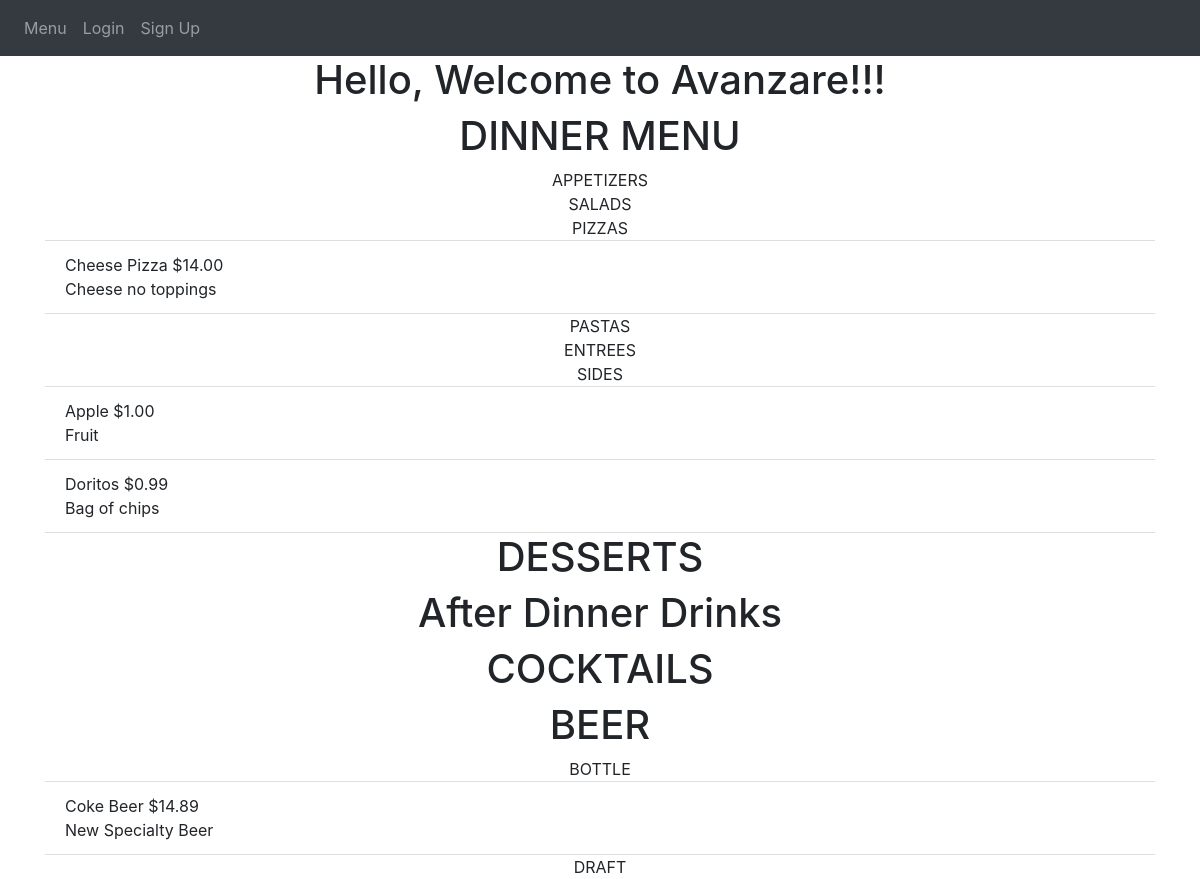
Page /start_page on the earlier database version.
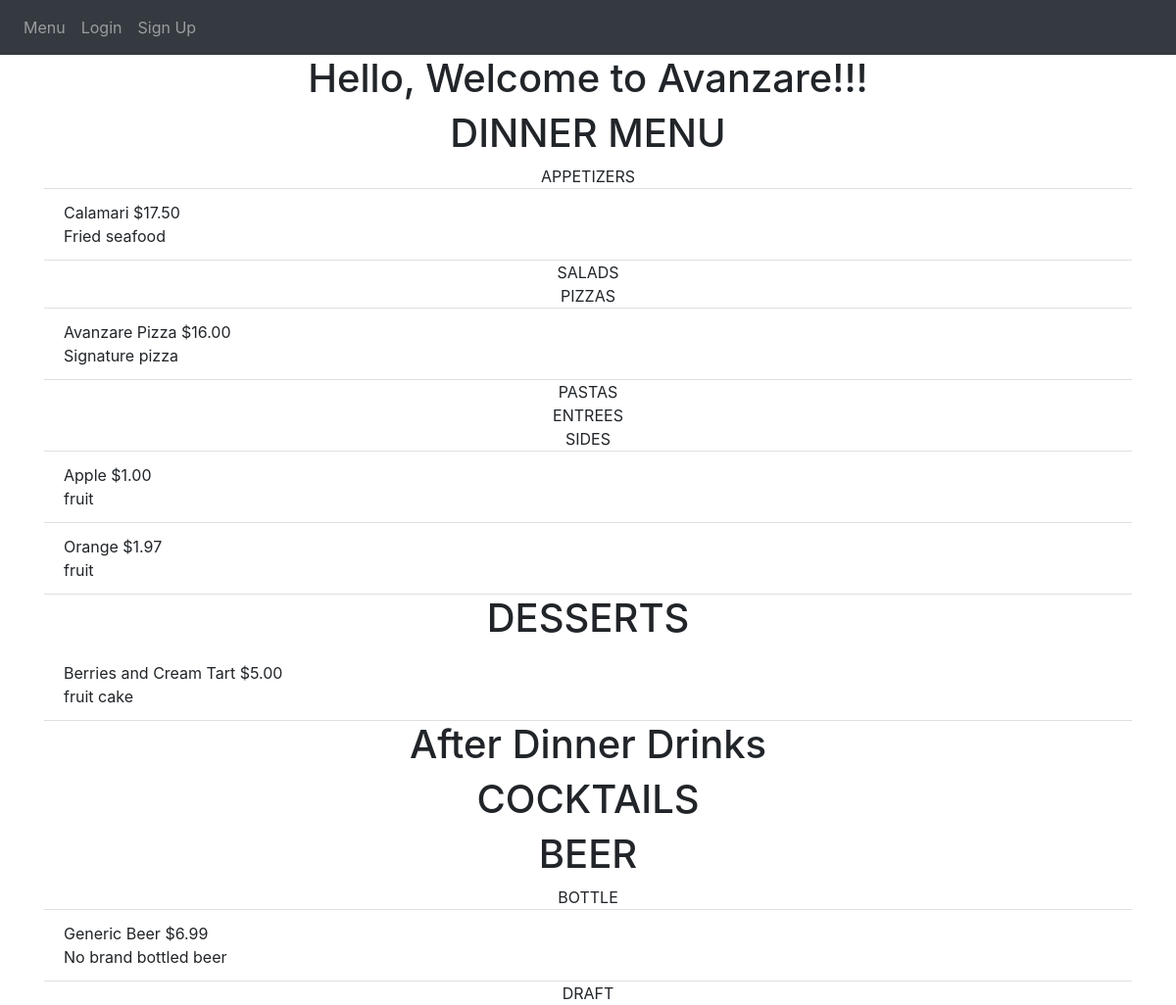
Same page on the later database version.
### avanzareApp/models.py (models this page shows)
class Menu(db.Model):
    id = db.Column(db.Integer, primary_key=True)
    name = db.Column(db.String(150), unique=True)
    price = db.Column(db.String(150))
    description = db.Column(db.String(10000))
    menu_type = db.Column(db.String(150))
    date = db.Column(db.DateTime(timezone=True), default=func.now())
    user_id = db.Column(db.Integer, db.ForeignKey('user.id'))

### avanzareApp/auth.py (the view, shortened to what this page needs)
@auth.route('/start_page', methods=['GET'])
def start_page():
    user = User.query.filter(User.email=='headChef@gmail.com').first()
    items = Menu.query.filter_by(user_id=user.id).order_by(Menu.name).all()
    return render_template("start_page.html", items=items, user=current_user)

### avanzareApp/templates/start_page.html (shortened to what this page needs)
{% extends "base.html" %} {% block title %}Home{% endblock %}
{% block content %}
<h1 align="center">Hello, Welcome to Avanzare!!!</h1>
<h1 align="center"> DINNER MENU </h1>
        <ul class="list-group list-group-flush" >
            {% set DINNER_sub_menus = ["APPETIZERS", "SALADS", "SIDES"] %}
            {% set print_once = 1 %}
            {% for menu in ["APPETIZERS", "SALADS", "PIZZAS", "PASTAS", "ENTREES", "SIDES"] %}
                {% if print_once == 1 %}
                    <div align="center">{{ menu }}</div>
                    {% set print_once = 0 %}
                {% endif %}
              {% for item in items %}
                    {% if item.menu_type == menu %}
                      <li class="list-group-item">
                          {{ item.name }}
                          {% set tmp = "$" + (item.price | string) %}
                          {{ tmp }}
                          <br />
                          {{ item.description }}
                      </li>
                    {% endif %}
              {% endfor %}
            {% set print_once = 1 %}
            {% endfor %}
        </ul>
<h1 align="center"> DESSERTS </h1>
        <ul class="list-group list-group-flush" >
          {% for item in items %}
                {% if item.menu_type == "DESSERT MENU" %}
                  <li class="list-group-item">
                      {{ item.name }}
                      {% set tmp = "$" + (item.price | string) %}
                      {{ tmp }}
                      <br />
                      {{ item.description }}
                  </li>
                {% endif %}
          {% endfor %}
        </ul>
<h1 align="center"> After Dinner Drinks </h1>
<h1 align="center"> COCKTAILS </h1>
<h1 align="center"> BEER </h1>
        <ul class="list-group list-group-flush" >
            {% set BEER_sub_menus = ["BOTTLE", "DRAFT"] %}
            {% set print_once = 1 %}
            {% for menu in BEER_sub_menus %}
                {% if print_once == 1 %}
                    <div align="center">{{ menu }}</div>
                    {% set print_once = 0 %}
                {% endif %}
              {% for item in items %}
                    {% if item.menu_type == menu %}
                      <li class="list-group-item">
                          {{ item.name }}
                          {% set tmp = "$" + (item.price | string) %}
                          {{ tmp }}
                          <br />
                          {{ item.description }}
                      </li>
                    {% endif %}
              {% endfor %}
            {% set print_once = 1 %}
            {% endfor %}
{% endblock %}

### avanzareApp/templates/base.html (shortened to what this page needs)
<!DOCTYPE html>
<html lang="en">
<head>
    <link
      rel="stylesheet"
      href="https://stackpath.bootstrapcdn.com/bootstrap/4.4.1/css/bootstrap.min.css"
    />
    <link
      rel="stylesheet"
      href="https://stackpath.bootstrapcdn.com/font-awesome/4.7.0/css/font-awesome.min.css"
    />
    <link rel="stylesheet" href="style.css">
</head>
<body>
    <nav class="navbar navbar-expand-lg navbar-dark bg-dark">
        <div class="collapse navbar-collapse" id="navbar">
            <div class="navbar-nav">
                {% if user.is_authenticated %}
                    {% if user.email == "headChef@gmail.com" %}
                        <a class="nav-item nav-link" id="edit_menu" href="/add-menu-item">Edit Menu</a>
                        <a class="nav-item nav-link" id="view_orders" href="/view-orders">View Orders</a>
                    {% endif %}
                    <a class="nav-item nav-link" id="home" href="/">Home</a>
                    <a class="nav-item nav-link" id="user_home" href="/user_home">User Home</a>
                    <a class="nav-item nav-link" id="order" href="/order">Order</a>
                    <a class="nav-item nav-link" id="logout" href="/logout">Logout</a>
                {% else %}
                    <a class="nav-item nav-link" id="menu" href="/start_page">Menu</a>
                    <a class="nav-item nav-link" id="login" href="/login">Login</a>
                    <a class="nav-item nav-link" id="signup" href="/sign-up">Sign Up</a>
                {% endif %}
            </div>
        </div>
    </nav>
    <div class="container">
    {% block content %}
    {% endblock %}
    </div>
</body>
</html>

Differences in the rows shown:
removed Menu: name "Cheese Pizza", tmp "$14.00", description "Cheese no toppings", shown under "PIZZAS"
removed Menu: name "Doritos", tmp "$0.99", description "Bag of chips", shown under "SIDES"
removed Menu: name "Coke Beer", tmp "$14.89", description "New Specialty Beer", shown under "BOTTLE"
added Menu: name "Calamari", tmp "$17.50", description "Fried seafood", shown under "APPETIZERS"
added Menu: name "Avanzare Pizza", tmp "$16.00", description "Signature pizza", shown under "PIZZAS"
changed Menu "Apple": description "Fruit" → "fruit"
added Menu: name "Orange", tmp "$1.97", description "fruit", shown under "SIDES"
added Menu: name "Berries and Cream Tart", tmp "$5.00", description "fruit cake", shown under "DESSERTS"
added Menu: name "Generic Beer", tmp "$6.99", description "No brand bottled beer", shown under "BOTTLE"
